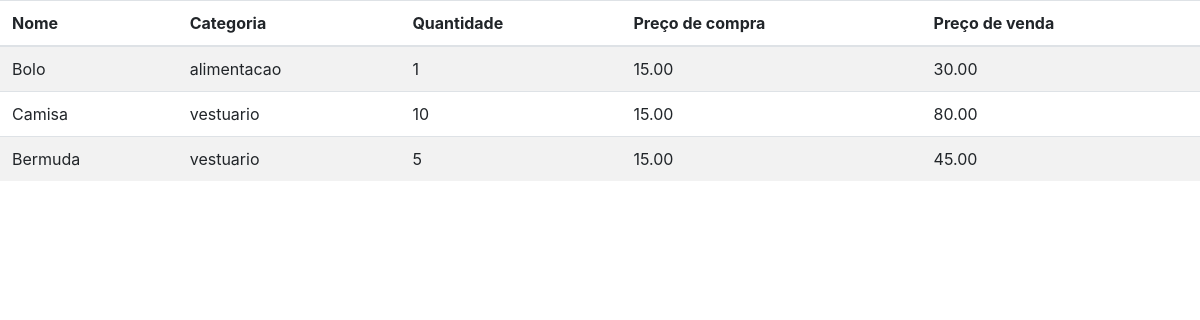
/aplicação/lista_produtos.php, run on the app's committed database.
### tables this page shows
CREATE TABLE `produtos` (
  `id` int(11) NOT NULL,
  `nome` varchar(100) NOT NULL,
  `categoria` varchar(50) NOT NULL,
  `quantidade` int(11) NOT NULL,
  `preco_compra` decimal(10,2) NOT NULL,
  `preco_venda` decimal(10,2) NOT NULL
);

### aplicação/lista_produtos.php (the view, shortened to what this page needs)
<?php
require_once "conexao.php";
$sql = "SELECT * FROM produtos";
$result = mysqli_query($conn, $sql);
?>
<link rel="stylesheet" href="https://maxcdn.bootstrapcdn.com/bootstrap/4.0.0/css/bootstrap.min.css">
<table class="table table-striped">
    <thead>
        <tr>
            <th>Nome</th>
            <th>Categoria</th>
            <th>Quantidade</th>
            <th>Preço de compra</th>
            <th>Preço de venda</th>
        </tr>
    </thead>
    <tbody>
        <?php
        while ($row = mysqli_fetch_assoc($result)) {
            echo "<tr>";
            echo "<td>" . $row["nome"] . "</td>";
            echo "<td>" . $row["categoria"] . "</td>";
            echo "<td>" . $row["quantidade"] . "</td>";
            echo "<td>" . $row["preco_compra"] . "</td>";
            echo "<td>" . $row["preco_venda"] . "</td>";
            echo "</tr>";
        }
        ?>
    </tbody>
</table>

### data on the page
produtos: nome "Bolo", categoria "alimentacao", quantidade "1", preco_compra "15.00", preco_venda "30.00"
produtos: nome "Camisa", categoria "vestuario", quantidade "10", preco_compra "15.00", preco_venda "80.00"
produtos: nome "Bermuda", categoria "vestuario", quantidade "5", preco_compra "15.00", preco_venda "45.00"
